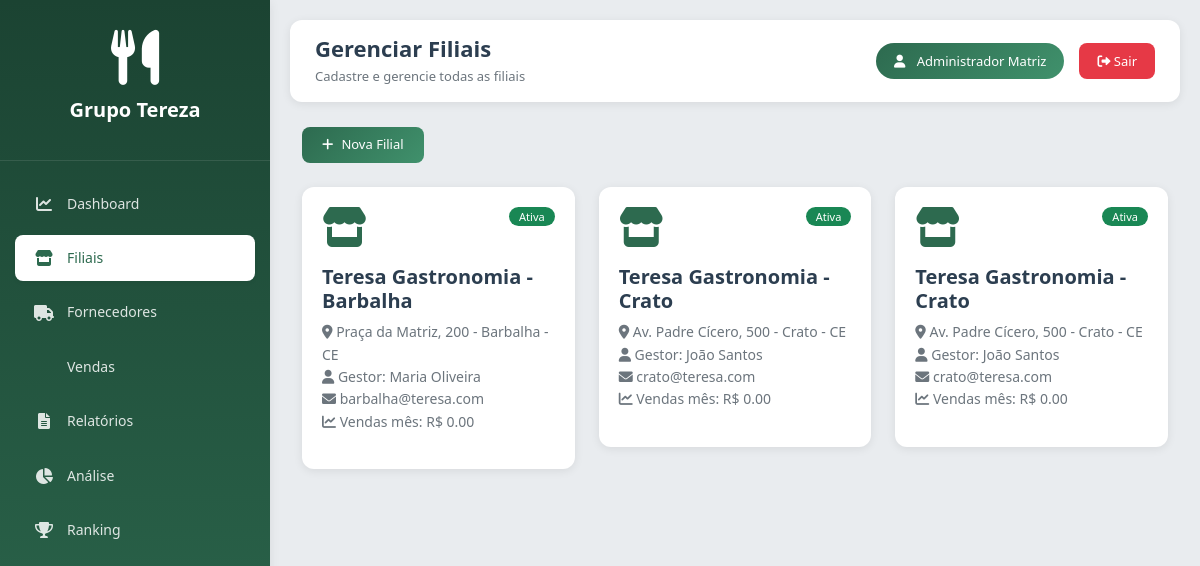
/teresa_gastronomia/public/index.php?action=matriz_filiais (signed in), run on the app's committed database.
### tables this page shows
CREATE TABLE `filiais` (
  `id` int(11) NOT NULL,
  `nome` varchar(100) NOT NULL,
  `email` varchar(100) NOT NULL,
  `telefone` varchar(20) NOT NULL,
  `cnpj` varchar(18) NOT NULL,
  `nome_gestor` varchar(100) NOT NULL,
  `localizacao` varchar(255) NOT NULL,
  `regiao` varchar(50) NOT NULL,
  `data_abertura` date DEFAULT NULL,
  `status` enum('ativa','inativa') DEFAULT 'ativa',
  `created_at` timestamp NOT NULL DEFAULT current_timestamp()
);

### teresa_gastronomia/app/controllers/MatrizController.php (called while the page is built, shortened)
<?php
require_once __DIR__ . '/../models/Database.php';
class MatrizController {
    private $db;
    public function __construct() {
        $this->db = DB::getInstance();
    }
    public function filiais() {
        $filiais = $this->db->fetchAll("SELECT * FROM filiais ORDER BY nome");
        include __DIR__ . '/../views/matriz/filiais.php';
    }
}
?>

### teresa_gastronomia/app/models/Database.php (called while the page is built, shortened)
<?php
class DB {
    private static $instance = null;
    private $conn;
    private function __construct() {
        require_once __DIR__ . '/../../config/database.php';
        $database = new Database();
        $this->conn = $database->getConnection();
    }
    public static function getInstance() {
        if(self::$instance == null) {
            self::$instance = new DB();
        }
        return self::$instance;
    }
    public function query($sql, $params = []) {
        $stmt = $this->conn->prepare($sql);
        $stmt->execute($params);
        return $stmt;
    }
    public function fetchAll($sql, $params = []) {
        $stmt = $this->query($sql, $params);
        return $stmt->fetchAll(PDO::FETCH_ASSOC);
    }
}
?>

### teresa_gastronomia/config/database.php (called while the page is built, shortened)
<?php
class Database {
    private $host = "localhost";
    private $db_name = "teresa_gastronomia";
    private $username = "root";
    private $password = "";
    public function getConnection() {
        try {
            $this->conn = new PDO("mysql:host=" . $this->host . ";dbname=" . $this->db_name,
                                  $this->username, $this->password);
            $this->conn->setAttribute(PDO::ATTR_ERRMODE, PDO::ERRMODE_EXCEPTION);
            $this->conn->exec("set names utf8");
            return $this->conn;
        } catch(PDOException $exception) {
            return null;
        }
    }
}
?>

### teresa_gastronomia/app/views/matriz/filiais.php (the view, shortened to what this page needs)
<?php
include __DIR__ . '/../layout/header.php';
?>
<div class="container-fluid">
    <div class="row mb-4">
        <div class="col-12">
            <button class="btn btn-primary" data-bs-toggle="modal" data-bs-target="#cadastrarFilialModal">
                <i class="fas fa-plus"></i> Nova Filial
            </button>
        </div>
    </div>
    <div class="row">
        <?php foreach($filiais as $filial): ?>
        <div class="col-md-4 mb-4">
            <div class="card">
                <div class="card-body">
                    <div class="d-flex justify-content-between align-items-start mb-3">
                        <div><i class="fas fa-store" style="font-size: 40px; color: #2d6a4f;"></i></div>
                        <span class="badge bg-success">Ativa</span>
                    </div>
                    <h5><?php echo $filial['nome']; ?></h5>
                    <p class="small text-muted">
                        <i class="fas fa-map-marker-alt"></i> <?php echo $filial['localizacao']; ?><br>
                        <i class="fas fa-user"></i> Gestor: <?php echo $filial['nome_gestor']; ?><br>
                        <i class="fas fa-envelope"></i> <?php echo $filial['email']; ?><br>
                        <i class="fas fa-chart-line"></i> Vendas mês: R$ <?php echo number_format($filial['vendas_mes'] ?? 0, 2); ?>
                    </p>
                </div>
            </div>
        </div>
        <?php endforeach; ?>
    </div>
</div>
<?php include __DIR__ . '/../layout/footer.php'; ?>

### data on the page
filiais: nome "Teresa Gastronomia - Barbalha", localizacao "Praça da Matriz, 200 - Barbalha - CE", nome_gestor "Maria Oliveira", email "barbalha@teresa.com", vendas_mes "0.00"
filiais: nome "Teresa Gastronomia - Crato", localizacao "Av. Padre Cícero, 500 - Crato - CE", nome_gestor "João Santos", email "crato@teresa.com", vendas_mes "0.00"

### other printed values
$page_title "Gerenciar Filiais"
$page_subtitle "Cadastre e gerencie todas as filiais"
$_SESSION['usuario_nome'] "Administrador Matriz"
